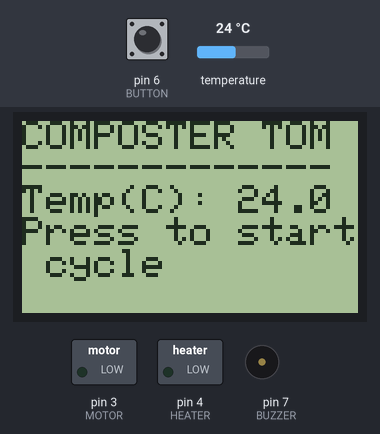
Bench run of a sketch on a simulated Arduino Uno, built with avr-gcc and run on an emulated ATmega328P. Shown: 84×48 one-colour display, switched loads named in the sketch (green lamp = pin HIGH), buzzer (waves = sounding, pin HIGH). Inputs (shaded band) come from the test bench; at power-on: pin 6 (BUTTON) LOW, temperature 24 °C. The display library's start-up logo is not drawn; what the sketch prints to the serial monitor is not drawn.

Above: at 3.4 s.
3.5 s: pin 6 (BUTTON) pulled HIGH for 1 s
At 5.6 s:
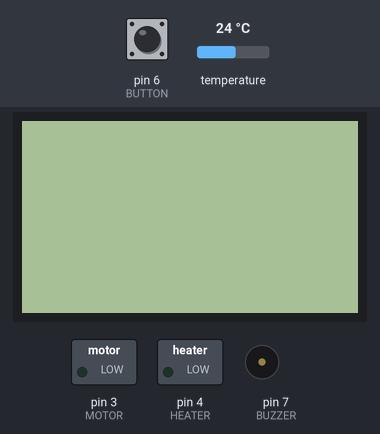
At 6.6 s:
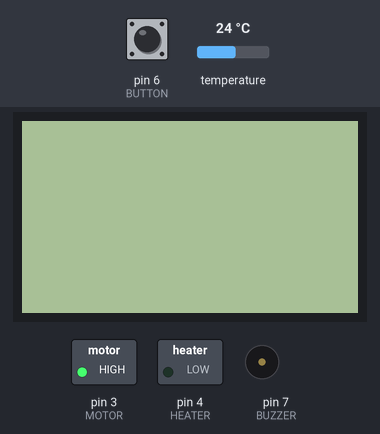
8.2 s: pin 6 (BUTTON) pulled HIGH for 1 s
11.4 s: pin 6 (BUTTON) pulled HIGH for 1 s
16.1 s: pin 6 (BUTTON) pulsed HIGH 2 times (0.12 s each, 0.3 s apart)
At 16.9 s:
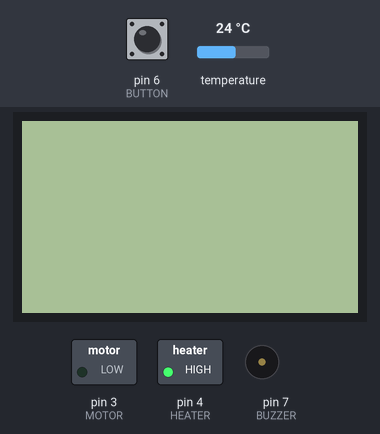
Timing chart, 0 to 19.1 s (numbered marks = the images above; inputs shaded):
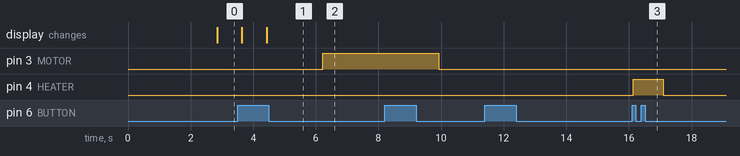

Measured:
- after the input at 3.5 s, pin 3 (MOTOR): LOW → HIGH after 2.7 s
- after the input at 11.4 s, every drawn part: stays the same

The sketch:

SEE111_Composter.ino
```cpp
//Temperature sensor libraries
#include <OneWire.h>
#include <DallasTemperature.h>

//Display libraries
#include <SPI.h>
#include <Adafruit_GFX.h>
#include <Adafruit_PCD8544.h>

//Define PIN numbers
#define TEMP 2
#define HEATER 4
#define MOTOR 3
#define BUTTON 6
#define BUZZER 7

// Declare LCD object for software SPI
//Adafruit_PCD8544(CLK,DIN,D/C,CE,RST);
Adafruit_PCD8544 display = Adafruit_PCD8544(13, 11, 9, 10, 8);

//Create objects for reading from temperature sensor
OneWire oneWire(TEMP); //Connect a wire object to the sensor
DallasTemperature temp_sensor(&oneWire); //Connect a DallasTemperature object to read from the sensor

//Stores current temperature
float current_temperature;

//Store target temperatures
const int low_temp_bound = 50;
const int high_temp_bound = 55;

//Stores details about the current state/
#define MENU 0
#define CYCLE_RUN 1
#define CYCLE_PAUSE 2
int state = MENU;

//Stores milis of cycle beginning,
unsigned long int cycle_timestamp;
//Stores total time elapsed in the cycle
unsigned long int cycle_total_elapsed = 0;
//Stores time elapsed in cycle since last unpause
unsigned long int cycle_last_elapsed = 0;

//Total cycle duration millis
const unsigned long int cycle_duration = 120000;
//Interval of motor activation
const unsigned long int motor_interval = 30000;
//Amount of time to wait in the beginning of the cycle before starting the heater
const unsigned long int cycle_start_duration = 7500;
//Stores a flag that allows us to check whether a tick in the cycle is the first tick
boolean cycle_flag = false;

//Stores button state
boolean button_flag = false;
unsigned long int pressed_timestamp;

//Stores heater state
boolean heater_flag = false;

//Stores whether or not the motor is activated
boolean motor_flag = false;
//Stores whether or not the motor is currently in a pulse
boolean motor_pulse_flag = false;
//Stores the time that the motor was activated
unsigned long int motor_timestamp;
//Stores the width, gaps, and amount of pulses for current motor activation
int motor_pulse_width;
int motor_pulse_gap;
int motor_pulse_count;
//Stores the timestamp of the next motor activation phase
unsigned long int motor_next_activation;

//Stores whether or not the buzzer is activated
boolean buzzer_flag = false;
//Stores whether or not the buzzer is currently in a pulse
boolean buzzer_pulse_flag = false;
//Stores the time that the buzzer was activated
unsigned long int buzzer_timestamp;
//Stores the width, gaps, amount of pulses, and strength of buzzer for current buzzer activation
int buzzer_pulse_width;
int buzzer_pulse_gap;
int buzzer_pulse_count;
int buzzer_pulse_strength;

//Amount of milliseconds before a short press becomes a long press
const int button_threshold = 3000;

void setup() {

  //Set pin modes
  pinMode(HEATER, OUTPUT);
  pinMode(MOTOR, OUTPUT);
  pinMode(BUTTON, INPUT);
  pinMode(BUZZER, OUTPUT);
  digitalWrite(HEATER, LOW);
  digitalWrite(MOTOR, LOW);
  digitalWrite(BUZZER, LOW);

  Serial.begin(9600);

  //Initialize sensor
  temp_sensor.begin();

  //Initialize display
  display.begin();
  display.setContrast(57 );
  display.display(); // show splashscreen
  delay(2000);
  display.clearDisplay();   // clears the screen and buffer

}

void loop() {

  //Output current time to serial monitor
  Serial.println("-------------------------------------------------");
  Serial.print("Time: ");
  Serial.println(millis());

  //Update and output current temperature to serial monitor
  current_temperature = read_temp();
  Serial.print("Current temperature:" );
  Serial.println(current_temperature);

  //Loop functions
  loop_cycle();
  loop_button();
  loop_heater();
  loop_motor();
  loop_buzzer();
  loop_display();

  delay(10);

}

//Check and update cycle information
void loop_cycle(){

    //If cycle is running
    if(state == CYCLE_RUN){

      //Update timestamp
      cycle_last_elapsed = millis() - cycle_timestamp;

      //Close cycle if it's completed
      if((cycle_total_elapsed + cycle_last_elapsed) >= cycle_duration){

          Serial.println("Cycle complete");
          state = MENU;
          cycle_flag = false;
          activate_buzzer(150, 75, 3, 100);
          deactivate_all();

        }

      //If the cycle is beginning
      if((cycle_total_elapsed + cycle_last_elapsed) <= cycle_start_duration){

        heater_flag = false;

        //If this is the first tick in the cycle
        if(!cycle_flag){

          //Do the initial blending
          activate_motor(cycle_start_duration / 2, 1000, 2);
          cycle_flag = true;

          //Set first motor timestamp
          motor_next_activation = cycle_start_duration + motor_interval;

          activate_buzzer(750, 250, 2, 50);

          }

        //If the cycle is not in the beginning
        }else{

          heater_flag = true;

          //Activate motor if the next time for activation has passed
          if((cycle_last_elapsed + cycle_total_elapsed) >= motor_next_activation){

            activate_motor(2000, 1000, 5);
            motor_next_activation = cycle_last_elapsed + cycle_total_elapsed + motor_interval;

            }

          }

      //Update serial monitor
      Serial.print("Total time elapsed in cycle: ");
      Serial.print(cycle_total_elapsed);
      Serial.print(", Total time elapsed since last unpause: ");
      Serial.print(cycle_last_elapsed);
      Serial.print(", Time remaining in cycle: ");
      Serial.println(cycle_duration - cycle_total_elapsed - cycle_last_elapsed);

    }else{

      deactivate_all();

      }

  }

//Check the states of the button, and use changes of button state to update the programs state
void loop_button(){

  //Check pin and change state if button is pressed
  if(digitalRead(BUTTON) == HIGH){

    //Update timestamp only if button flag hasn't been changed yet
    if(!button_flag){

      pressed_timestamp = millis();

      }

    button_flag = true;

    //If button is not pressed
    }else{

      //Executes button function only when flag has been changed
      if(button_flag){

          //Executes functions based on if the button has been short or long pressed
          if(millis() - pressed_timestamp < button_threshold){

            Serial.println("Button short pressed");

            //On short press, either start cycle, pause cycle, or unpause cycle
            switch (state){

              case MENU:
                //Start cycle, save timestamp, restart total timer
                state = CYCLE_RUN;
                cycle_timestamp = millis();
                cycle_total_elapsed = 0;
                break;

              case CYCLE_RUN:
                //Pause cycle, add elapsed time to timer
                Serial.println("Pausing cycle");
                state = CYCLE_PAUSE;
                deactivate_all();
                cycle_total_elapsed += cycle_last_elapsed;
                activate_buzzer(75, 100, 1, 50);
                break;

              case CYCLE_PAUSE:
                //Unpause cycle
                Serial.println("Unpausing cycle");
                state = CYCLE_RUN;
                cycle_timestamp = millis();
                cycle_last_elapsed = 0;
                activate_buzzer(75, 100, 1, 50);
                break;

              }

            }else{

              Serial.println("Button long pressed");

              //On long press, return to menu
              Serial.println("Returning to menu");
              state = MENU;
              activate_buzzer(250, 50, 5, 50);
              deactivate_all();

              }

        }

      //Update flag
      button_flag = false;

      }


  }

//Activate heater only if the cycle is running and temperature is within rangee
void loop_heater(){

  if(heater_flag){

    //Activate or deactivate the heater depending on the temperature range
    if(current_temperature <= low_temp_bound){

      activate_heater();

      }else if(current_temperature >= high_temp_bound){

        deactivate_heater();

        }

    }else{

      deactivate_heater();

      }

  }

//Turns on/off the motor based on the motor state, stored in global variables
void loop_motor(){

  //If the motor has been activated
  if(motor_flag){

    //If we're in the middle of a pulse
    if(millis() - motor_timestamp <= motor_pulse_width){

      //If the flag is set to false, this is the first tick in the pulse, so activate the motor
      if(!motor_pulse_flag){

        digitalWrite(MOTOR, HIGH);
        Serial.println("Motor pulse on");
        motor_pulse_flag = true;

        }

      //If we're in the gap between pulses
      }else if((millis() - motor_timestamp > motor_pulse_width) && (millis() - motor_timestamp < motor_pulse_width + motor_pulse_gap)){

        //If the flag is set to true, this is the first tick in the gap, so deactivate the motor
        if(motor_pulse_flag){

          digitalWrite(MOTOR, LOW);
          Serial.println("Motor pulse off");
          motor_pulse_flag = false;

          }

        //If we're at the end of a gap
        }else if(millis() - motor_timestamp >= motor_pulse_width + motor_pulse_gap){

          //Update motor timestamp, update count variable
          motor_timestamp = millis();
          motor_pulse_count--;

          //Stop the pulses if the pulse count has been reached
          if(motor_pulse_count <= 0){

            motor_flag = false;

            }

          }

    //If the motor is not currently activated in the global variables, make sure it's turned off
    }else{

      deactivate_motor();

      }

  }

//Changes the global variables of the motor based on input
void activate_motor(int width, int gap, int count){

  //Change global variables
  motor_pulse_width = width;
  motor_pulse_gap = gap;
  motor_pulse_count = count;
  motor_flag = true;
  motor_timestamp = millis();

  //Update serial monitor
  Serial.print("Motor activated, pulsing ");
  Serial.print(count);
  Serial.print(" times for ");
  Serial.print(width);
  Serial.print("ms at ");
  Serial.print(gap);
  Serial.println("ms apart");

  }

//Turns on/off the buzzer based on the buzzer state, stored in global variables
void loop_buzzer(){

  //If the motor has been activated
  if(buzzer_flag){

    //If we're in the middle of a pulse
    if(millis() - buzzer_timestamp <= buzzer_pulse_width){

      //If the flag is set to false, this is the first tick in the pulse, so activate the buzzer
      if(!buzzer_pulse_flag){

        analogWrite(BUZZER, buzzer_pulse_strength);
        Serial.println("Buzzer pulse on");
        buzzer_pulse_flag = true;

        }

      //If we're in the gap between pulses
      }else if((millis() - buzzer_timestamp > buzzer_pulse_width) && (millis() - buzzer_timestamp < buzzer_pulse_width + buzzer_pulse_gap)){

        //If the flag is set to true, this is the first tick in the gap, so deactivate the buzzer
        if(buzzer_pulse_flag){

          digitalWrite(BUZZER, LOW);
          Serial.println("Buzzer pulse off");
          buzzer_pulse_flag = false;

          }

        //If we're at the end of a gap
        }else if(millis() - buzzer_timestamp >= buzzer_pulse_width + buzzer_pulse_gap){

          //Update buzzer timestamp, update count variable
          buzzer_timestamp = millis();
          buzzer_pulse_count--;

          //Stop the pulses if the pulse count has been reached
          if(buzzer_pulse_count <= 0){

            buzzer_flag = false;

            }

          }

    //If the buzzer is not currently activated in the global variables, make sure it's turned off
    }else{

      deactivate_buzzer();

      }

  }

//Changes the global variables of the buzzer based on input
void activate_buzzer(int width, int gap, int count, int strength){

  //Change global variables
  buzzer_pulse_width = width;
  buzzer_pulse_gap = gap;
  buzzer_pulse_count = count;
  buzzer_pulse_strength = strength;
  buzzer_flag = true;
  buzzer_timestamp = millis();

  //Update serial monitor
  Serial.print("Buzzer activated, pulsing ");
  Serial.print(count);
  Serial.print(" times for ");
  Serial.print(width);
  Serial.print("ms at ");
  Serial.print(gap);
  Serial.println("ms apart");

  }

void loop_display(){

  if(state == MENU){

    display.clearDisplay();
    display.println("COMPOSTER TOM");
    display.println("-------------");
    display.print("Temp(C): ");
    display.println(current_temperature, 1); // one decimal place
    display.println("Press to start cycle");
    display.display();

    }else{

      unsigned long currentMillis = cycle_duration - (cycle_total_elapsed + cycle_last_elapsed);
      unsigned long seconds = currentMillis / 1000;
      unsigned long minutes = seconds / 60;
      unsigned long hours = minutes / 60;
      unsigned long days = hours / 24;
      currentMillis %= 1000;
      seconds %= 60;
      minutes %= 60;
      hours %= 24;

      display.clearDisplay();
      display.println("COMPOSTER TOM");
      display.println("-------------");
      display.print("Temp(C): ");
      display.println(current_temperature, 1); // one decimal place
      display.print("Time: ");
      if(hours > 0){
        display.print(hours);
        display.print(":");
        }
      if(minutes > 0){
        if(minutes < 10){
          display.print("0");
          }
        display.print(minutes);
        display.print(":");
        }
      if(seconds > 0){
        if(seconds < 10){
          display.print("0");
          }
        display.println(seconds);
      }
      display.display();

      }

  }

//Stops motor and updates serial monitor
void deactivate_motor(){

  if(digitalRead(MOTOR) == HIGH){

    digitalWrite(MOTOR, LOW);
    Serial.println("Motor Deactivated");

    }

  motor_flag = false;

  }

//Activates heater and updates the serial monitor
void activate_heater(){

  if(digitalRead(HEATER) == LOW){

    digitalWrite(HEATER, HIGH);
    Serial.println("Heater Activated");

    }

  }

//Deactivates heater and updates the serial monitor
void deactivate_heater(){

  if(digitalRead(HEATER) == HIGH){

    digitalWrite(HEATER, LOW);
    Serial.println("Heater Deactivated");

    }

  heater_flag = false;

  }

//Stops buzzer and updates serial monitor
void deactivate_buzzer(){

  if(digitalRead(BUZZER) == HIGH){

    digitalWrite(BUZZER, LOW);
    Serial.println("Buzzer Deactivated");

    }

  buzzer_flag = false;

  }

//Deactivates all components and sets flags
void deactivate_all(){

    deactivate_heater();
    deactivate_motor();
    deactivate_buzzer();

  }

//Returns the floating point temperature value
float read_temp(){

    //Get temperature from the sensor object
    temp_sensor.requestTemperatures();
    float temp = temp_sensor.getTempCByIndex(0);

    //Sometimes the sensor gives a bad value of -127, so loop call the sensor to prevent this
    while(temp < -100){
      delay(500);
      temp = temp_sensor.getTempCByIndex(0);
      }

    return temp;

  }
```
